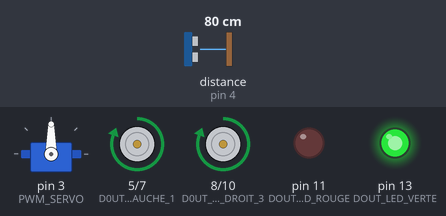
The sketch below on a simulated Arduino Uno, built with avr-gcc and run on an emulated ATmega328P. On the bench: servo, motor-driver pin pairs drawn as motors (green arrow = first pin HIGH = forward, orange = second pin HIGH = backward, longer = more drive), output pins drawn as LEDs (lit = HIGH). Wiring (inferred from the names in the program): ultrasonic range finder: trigger pin 2; echo pin 4. Dashed ring = blinking. The test bench sets the inputs (shaded band); at power-on: distance to the obstacle (sensor on pin 4) 80 cm. The echo pulse lasts 58.3 µs per cm; pins used as bus, display or sensor lines are not drawn.

Above: at 1.4 s.
1.5 s: distance to the obstacle (sensor on pin 4) set to 35 cm
4.5 s: distance to the obstacle (sensor on pin 4) set to 28 cm
At 5.79 s:
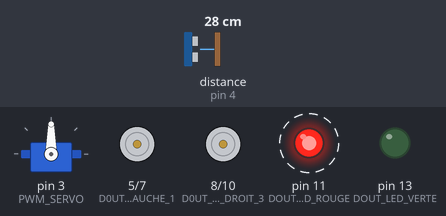
7.5 s: distance to the obstacle (sensor on pin 4) set to 60 cm
At 9.12 s:
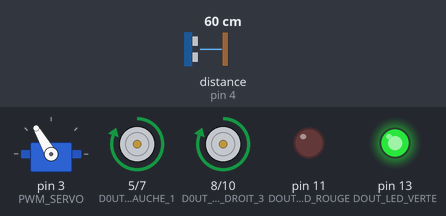
10.5 s: distance to the obstacle (sensor on pin 4) set to 2 cm
At 11.5 s:
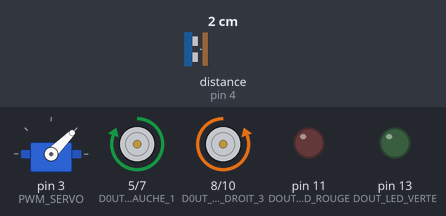
13.5 s: distance to the obstacle (sensor on pin 4) set to 120 cm
At 15.87 s:
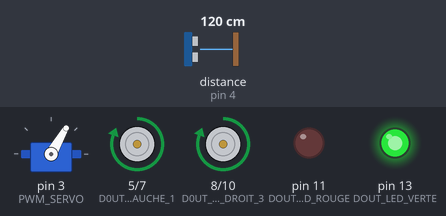
Timing chart, 0 to 17.5 s (numbered marks = the images above; inputs shaded):
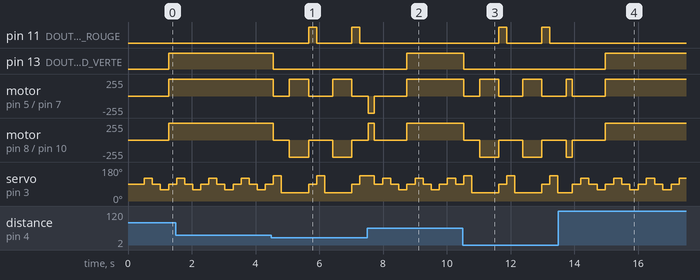

Measured:
- the behaviour switches between 32 and 31 cm on distance to the obstacle (sensor on pin 4) (found by bisection; images 0 and 1)
- after the input at 4.5 s, pin 11 (DOUT_LED_ROUGE): alternates HIGH for 0.25 s and LOW for 1.1 s, starting after 1.2 s; pin 13 (DOUT_LED_VERTE): HIGH → LOW after 0.06 s
- after the input at 7.5 s, pin 11 (DOUT_LED_ROUGE): stops changing and stays LOW; pin 13 (DOUT_LED_VERTE): LOW → HIGH after 1.2 s
- after the input at 10.5 s, pin 11 (DOUT_LED_ROUGE): alternates HIGH for 0.25 s and LOW for 1.1 s, starting after 1.1 s; pin 13 (DOUT_LED_VERTE): HIGH → LOW at once
- after the input at 13.5 s, pin 11 (DOUT_LED_ROUGE): stops changing and stays LOW; pin 13 (DOUT_LED_VERTE): LOW → HIGH after 1.5 s
- by itself, servo on pin 3 (PWM_SERVO): repeats every 1.0 s: 120° 0.26 s, 90° 0.26 s, 60° 0.26 s, 90° 0.26 s

The sketch:

Voiture_Anti_Collision.ino
```cpp
/***********************************************************************************************/
/*                        VOITURE AUTOMATISÉE ANTI-COLLISION v1.0                              */
/*                                                                                             */
/*                La voiture explore en ligne droite et évite les obstacles.                   */
/*                                                                                             */
/*                <!> Modifier le fichier "configuration.h" si nécessaire.<!>                  */
/*                                                                                             */
/*                                     Rev SW: v1.0                                            */
/*                              Version HW compatible: v1.0                                    */
/*                                                                                             */
/*                           le 27/02/2015 par Alexandre Pailhoux                              */
/*                                                                                             */
/* http://les-electroniciens.com/videos/realisation-voiture-automatisee-anti-collision-arduino */
/***********************************************************************************************/

/*****************************************************************/
/*                         LIBRAIRIES                            */
/*****************************************************************/
#include <Servo.h>
#include "Arduino.h"
#include "AffectationDesEntreesSorties.h"
#include "DeclarationDesVariables.h"
#include "Configuration.h"
#include "DriverLEDs.h"
#include "DriverMoteur.h"
#include "DriverServo.h"
#include "DriverUltraSonicSensor.h"
#include "Initialisation.h"
#include "AlgorithmeQuiChercheUneIssue.h"

/*****************************************************************/
/*                        INITIALISATION                         */
/*****************************************************************/
void setup() {Initialisation();}

/*****************************************************************/
/*                                                               */
/*                        BOUCLE INFINIE                         */
/*                Algorithme définit dans la vidéo.              */
/*                                                               */
/*****************************************************************/
void loop() {
   RegardeToutDroit();
   if(LaVoieEstLibre())
   {
     RegardeAGauche();
     if(LaVoieEstLibre())
     {
       RegardeToutDroit();
       if(LaVoieEstLibre())
       {
         RegardeADroite();
         if(LaVoieEstLibre())
         {
           if(laVoitureEstAlArret)
           {AvanceEnLigneDroite();}
         }
         else{ChercheUneIssue();}
       }
       else{ChercheUneIssue();}
     }
     else{ChercheUneIssue();}
   }
   else{ChercheUneIssue();}
   delay(1);
}
```

AffectationDesEntreesSorties.h
```cpp
/***************************************************/
/*              Déclarations des E/S               */
/*      Schéma dans la description de la vidéo     */
/***************************************************/
const char DOUT_MOTEUR_GAUCHE_EN  = 6;
const char D0UT_MOTEUR_GAUCHE_1   = 5;
const char D0UT_MOTEUR_GAUCHE_2   = 7;

const char DOUT_MOTEUR_DROIT_EN   = 9;
const char D0UT_MOTEUR_DROIT_3    = 8;
const char D0UT_MOTEUR_DROIT_4    = 10;

const char DOUT_ULTRASONIC_TRIG   = 2;
const char DIN_ULTRASONIC_ECHO    = 4;

const char PWM_SERVO              = 3;

const char DOUT_LED_ROUGE           = 11;
const char DOUT_LED_ORANGE          = 12;
const char DOUT_LED_VERTE           = 13;
```

AlgorithmeQuiChercheUneIssue.h
```cpp
/************************************************/
/*        Fonction qui cherche une issue        */
/*       Algorithme définit dans la vidéo.      */
/************************************************/
void ChercheUneIssue()
{
 Arret();
 ChercheUneIssueAGauche();
 if(LaVoieEstLibre())
 {
   PivoteAGauche();
 }
 else
 {
   ChercheUneIssueADroite();
   if(LaVoieEstLibre())
   {
      PivoteADroite();
   }
   else
   {
      DemiTour();
   }
 }
}
```

DeclarationDesVariables.h
```cpp
/**********************************/
/*   Déclarations des variables   */
/**********************************/
int     distanceMesuree         = 0;      // Variable qui stockera la distance mesurée
boolean laVoitureEstAlArret     = true;   // Variable qui retient si la voiture est à l'arrêt
```

Initialisation.h
```cpp
/******************************************************/
/*           Initialisation de la voiture             */
/******************************************************/

  void Initialisation()
  {
    pinMode(D0UT_MOTEUR_GAUCHE_1, OUTPUT);
    digitalWrite(D0UT_MOTEUR_GAUCHE_1,LOW);
    pinMode(D0UT_MOTEUR_GAUCHE_2, OUTPUT);
    digitalWrite(D0UT_MOTEUR_GAUCHE_2,LOW);

    pinMode(D0UT_MOTEUR_DROIT_3 , OUTPUT);
    digitalWrite(D0UT_MOTEUR_DROIT_3,LOW);
    pinMode(D0UT_MOTEUR_DROIT_4 , OUTPUT);
    digitalWrite(D0UT_MOTEUR_DROIT_4,LOW);

    pinMode(DOUT_ULTRASONIC_TRIG, OUTPUT);
    digitalWrite(DOUT_ULTRASONIC_TRIG,LOW);
    pinMode(DIN_ULTRASONIC_ECHO, INPUT);

    digitalWrite(DOUT_MOTEUR_GAUCHE_EN,LOW);
    digitalWrite(DOUT_MOTEUR_DROIT_EN,LOW);

    pinMode(DOUT_LED_ROUGE, OUTPUT);
    pinMode(DOUT_LED_VERTE, OUTPUT);

    SERVO.attach(PWM_SERVO);

    RegardeToutDroit();
  }
```

Configuration.h
```cpp
/**************************************************/
/*   Variables à configurer selon votre voiture   */
/**************************************************/
int completementAGauche = 135; // Position du Servo considérée comme complètement à gauche (pour chercher une issue).
int aGauche             = 120; // Position du Servo considérée comme à gauche: 120°.

int toutDroit           = 90;  // Position du Servo considérée comme en face: 90° <!> 60° si votre Servo n'est pas inversé mécaniquement.

int aDroite             = 60;  // Position du Servo considérée comme à gauche: 60° <!> 90° si votre Servo n'est pas inversé mécaniquement
int completementADroite = 45;  // Position du Servo considérée comme complètement à droite (pour chercher une issue).

int dureePostionnementServo = 250;// Durée d'attente en milliseconde pour considérer que le Servo à atteint sa position

int seuilDistance       = 30;    // Si un objet est à moins de 30cm alors c'est considéré comme un obstacle
int dureePourPivoter    = 200;   // Durée d'une rotation à gauche ou à droite en milliseconde
int dureeDunDemiTour    = 600;   // Durée d'un demi-tour en milliseconde
```

DriverLEDs.h
```cpp
/*************************************************************/
/*             Fonction qui allume la LED Verte              */
/*************************************************************/
void allumeLEDVerte()
{
  digitalWrite(DOUT_LED_VERTE,HIGH);
  digitalWrite(DOUT_LED_ORANGE,LOW);
  digitalWrite(DOUT_LED_ROUGE,LOW);
}
/*************************************************************/
/*             Fonction qui allume la LED Orange              */
/*************************************************************/
void allumeLEDOrange()
{
  digitalWrite(DOUT_LED_VERTE,LOW);
  digitalWrite(DOUT_LED_ORANGE,HIGH);
  digitalWrite(DOUT_LED_ROUGE,LOW);
}
/*************************************************************/
/*             Fonction qui allume la LED Rouge              */
/*************************************************************/
void allumeLEDRouge()
{
  digitalWrite(DOUT_LED_VERTE,LOW);
  digitalWrite(DOUT_LED_ORANGE,LOW);
  digitalWrite(DOUT_LED_ROUGE,HIGH);
}
/*************************************************************/
/*             Fonction qui éteint les LEDS              */
/*************************************************************/
void eteintLEDs()
{
  digitalWrite(DOUT_LED_VERTE,LOW);
  digitalWrite(DOUT_LED_ORANGE,LOW);
  digitalWrite(DOUT_LED_ROUGE,LOW);
}
```

DriverMoteur.h
```cpp
/*************************************************************/
/*   Fonction qui fait avancer la voiture en ligne droite    */
/*************************************************************/
void AvanceEnLigneDroite()
{
  digitalWrite(D0UT_MOTEUR_GAUCHE_1,HIGH);
  digitalWrite(D0UT_MOTEUR_GAUCHE_2,LOW);
  digitalWrite(D0UT_MOTEUR_DROIT_3,HIGH);
  digitalWrite(D0UT_MOTEUR_DROIT_4,LOW);

  digitalWrite(DOUT_MOTEUR_GAUCHE_EN,HIGH);
  digitalWrite(DOUT_MOTEUR_DROIT_EN,HIGH);

  laVoitureEstAlArret = false;

  allumeLEDVerte();
}

/*************************************************/
/*       Fonction qui stoppe la voiture          */
/*************************************************/
void Arret()
{
  digitalWrite(D0UT_MOTEUR_GAUCHE_1,LOW);
  digitalWrite(D0UT_MOTEUR_GAUCHE_2,LOW);
  digitalWrite(D0UT_MOTEUR_DROIT_3,LOW);
  digitalWrite(D0UT_MOTEUR_DROIT_4,LOW);

  digitalWrite(DOUT_MOTEUR_GAUCHE_EN,LOW);
  digitalWrite(DOUT_MOTEUR_DROIT_EN,LOW);

  laVoitureEstAlArret = true;

  allumeLEDOrange();
}

/******************************************************/
/*   Fonction qui fait pivoter la voiture à gauche    */
/******************************************************/
void PivoteAGauche()
{
  digitalWrite(D0UT_MOTEUR_GAUCHE_1,LOW);
  digitalWrite(D0UT_MOTEUR_GAUCHE_2,HIGH);
  digitalWrite(D0UT_MOTEUR_DROIT_3,HIGH);
  digitalWrite(D0UT_MOTEUR_DROIT_4,LOW);

  digitalWrite(DOUT_MOTEUR_GAUCHE_EN,HIGH);
  digitalWrite(DOUT_MOTEUR_DROIT_EN,HIGH);

  delay(dureePourPivoter);

  digitalWrite(DOUT_MOTEUR_GAUCHE_EN,LOW);
  digitalWrite(DOUT_MOTEUR_DROIT_EN,LOW);

  digitalWrite(D0UT_MOTEUR_GAUCHE_1,LOW);
  digitalWrite(D0UT_MOTEUR_GAUCHE_2,LOW);
  digitalWrite(D0UT_MOTEUR_DROIT_3,LOW);
  digitalWrite(D0UT_MOTEUR_DROIT_4,LOW);

  laVoitureEstAlArret = true;

  allumeLEDOrange();
}

/******************************************************/
/*   Fonction qui fait pivoter la voiture à droite    */
/******************************************************/
void PivoteADroite()
{
  digitalWrite(D0UT_MOTEUR_GAUCHE_1,HIGH);
  digitalWrite(D0UT_MOTEUR_GAUCHE_2,LOW);
  digitalWrite(D0UT_MOTEUR_DROIT_3,LOW);
  digitalWrite(D0UT_MOTEUR_DROIT_4,HIGH);

  delay(dureePourPivoter);

  digitalWrite(DOUT_MOTEUR_GAUCHE_EN,LOW);
  digitalWrite(DOUT_MOTEUR_DROIT_EN,LOW);

  digitalWrite(D0UT_MOTEUR_GAUCHE_1,LOW);
  digitalWrite(D0UT_MOTEUR_GAUCHE_2,LOW);
  digitalWrite(D0UT_MOTEUR_DROIT_3,LOW);
  digitalWrite(D0UT_MOTEUR_DROIT_4,LOW);

  laVoitureEstAlArret = true;

  allumeLEDOrange();
}

/******************************************************/
/*      Fonction qui fait faire un demi-tour          */
/******************************************************/
void DemiTour()
{
  digitalWrite(D0UT_MOTEUR_GAUCHE_1,HIGH);
  digitalWrite(D0UT_MOTEUR_GAUCHE_2,LOW);
  digitalWrite(D0UT_MOTEUR_DROIT_3,LOW);
  digitalWrite(D0UT_MOTEUR_DROIT_4,HIGH);
  digitalWrite(DOUT_MOTEUR_GAUCHE_EN,HIGH);
  digitalWrite(DOUT_MOTEUR_DROIT_EN,HIGH);

  delay(dureeDunDemiTour);

  digitalWrite(DOUT_MOTEUR_GAUCHE_EN,LOW);
  digitalWrite(DOUT_MOTEUR_DROIT_EN,LOW);

  digitalWrite(D0UT_MOTEUR_GAUCHE_1,LOW);
  digitalWrite(D0UT_MOTEUR_GAUCHE_2,LOW);
  digitalWrite(D0UT_MOTEUR_DROIT_3,LOW);
  digitalWrite(D0UT_MOTEUR_DROIT_4,LOW);

  laVoitureEstAlArret = true;

  allumeLEDRouge();
}
```

DriverServo.h
```cpp
/******************************************************/
/*              Déclaration du Module                 */
/******************************************************/
Servo SERVO;

/******************************************************/
/*  Fonction qui ordonne au Servo de regarder en face */
/******************************************************/
void RegardeToutDroit()
{
  SERVO.write(toutDroit);
  delay(dureePostionnementServo);
}

/*******************************************************/
/*  Fonction qui ordonne au Servo de regarder à gauche */
/*******************************************************/
void RegardeAGauche()
{
  SERVO.write(aGauche);
  delay(dureePostionnementServo);
}

/*******************************************************/
/*  Fonction qui ordonne au Servo de regarder à droite */
/*******************************************************/
void RegardeADroite()
{
  SERVO.write(aDroite);
  delay(dureePostionnementServo);
}

/*******************************************************/
/*  Fonction qui ordonne au Servo de regarder à gauche */
/*******************************************************/
void ChercheUneIssueAGauche()
{
  SERVO.write(completementAGauche);
  delay(dureePostionnementServo);
}

/*******************************************************/
/*  Fonction qui ordonne au Servo de regarder à droite */
/*******************************************************/
void ChercheUneIssueADroite()
{
  SERVO.write(completementADroite);
  delay(dureePostionnementServo);
}
```

DriverUltraSonicSensor.h
```cpp
/**********************************************/
/*  Fonction qui détecte si la voie est libre */
/*                                            */
/*  Retourne True si la voie est libre        */
/*  Retourne False s'il y a un obstacle       */
/**********************************************/
boolean LaVoieEstLibre()
{
  digitalWrite(DOUT_ULTRASONIC_TRIG, LOW);
  delayMicroseconds(2);
  digitalWrite(DOUT_ULTRASONIC_TRIG, HIGH);
  delayMicroseconds(10);
  digitalWrite(DOUT_ULTRASONIC_TRIG, LOW);

  distanceMesuree = pulseIn(DIN_ULTRASONIC_ECHO, HIGH) / 58;

  /* Pour test...
  if (distanceMesuree < 2 || 500 < distanceMesuree)
  {
    distanceMesuree = seuilDistance+1;
  }*/

  if(seuilDistance < distanceMesuree)
  {return true;}
  else
  {return false;}
}
```
